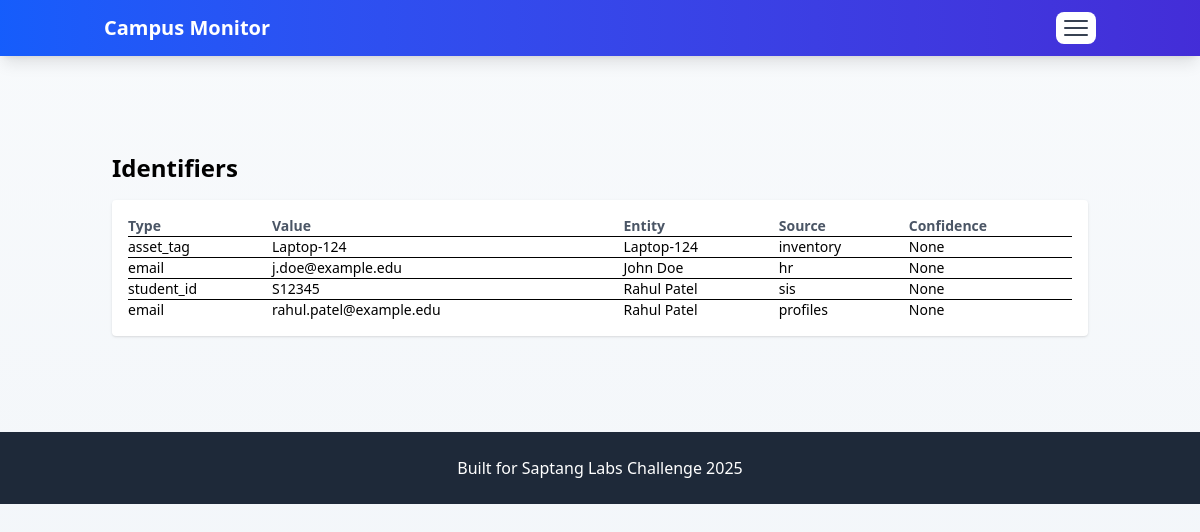
The page /identifiers/ on the database its author committed.
### campus_monitor/dashboard/models.py (models this page shows, shortened)
class Identifier(models.Model):
	entity = models.ForeignKey(Entity, related_name='identifiers', on_delete=models.CASCADE)
	id_type = models.CharField(max_length=100)  # e.g., 'card_id', 'email', 'device_hash', 'face_id'
	id_value = models.CharField(max_length=500, db_index=True)
	source = models.CharField(max_length=200, blank=True)  # which system provided this id
	confidence = models.FloatField(null=True, blank=True)
	metadata = models.JSONField(blank=True, null=True)
	created_at = models.DateTimeField(default=timezone.now)
	class Meta:
		unique_together = (('id_type', 'id_value'),)

class Entity(models.Model):
	name = models.CharField(max_length=200)
	entity_type = models.CharField(max_length=100, blank=True)
	last_seen = models.DateTimeField(null=True, blank=True)
	status = models.CharField(max_length=100, blank=True)
	confidence = models.FloatField(null=True, blank=True)
	metadata = models.JSONField(blank=True, null=True)
	created_at = models.DateTimeField(default=timezone.now)
	updated_at = models.DateTimeField(auto_now=True)
	class Meta:
		ordering = ['-last_seen', '-updated_at']

### campus_monitor/dashboard/views.py (the view)
# urls.py: path('identifiers/', views.identifiers_list, name='identifiers_list'),
def identifiers_list(request):
    ids = Identifier.objects.select_related('entity').order_by('-created_at')[:500]
    return render(request, 'dashboard/identifiers.html', {'identifiers': ids})

### campus_monitor/dashboard/context_processors.py (called while the page is built)
def server_date(request):
    server_dt = timezone.now()
    if TimelineEvent is not None:
        try:
            latest = TimelineEvent.objects.order_by('-timestamp').first()
            if latest and latest.timestamp:
                server_dt = latest.timestamp
        except Exception:
            pass
    user_is_staff = False
    try:
        if request.user.is_authenticated:
            prof = getattr(request.user, 'profile', None)
            if prof and getattr(prof, 'role', None) in ('Staff', 'Admin'):
                user_is_staff = True
            else:
                user_is_staff = getattr(request.user, 'is_staff', False)
    except Exception:
        user_is_staff = getattr(request.user, 'is_staff', False)
    return {'server_date': server_dt, 'user_is_staff': user_is_staff}

### campus_monitor/dashboard/templates/dashboard/identifiers.html
{% extends 'dashboard/base.html' %}
{% block content %}
<div class="container mx-auto px-6 py-12">
  <h1 class="text-2xl font-bold mb-4">Identifiers</h1>
  <div class="bg-white rounded shadow p-4">
    <table class="w-full text-sm">
      <thead>
        <tr class="text-left text-gray-600">
          <th>Type</th><th>Value</th><th>Entity</th><th>Source</th><th>Confidence</th>
        </tr>
      </thead>
      <tbody>
        {% for id in identifiers %}
        <tr class="border-t">
          <td>{{ id.id_type }}</td>
          <td class="font-mono">{{ id.id_value }}</td>
          <td><a href="{% url 'entity_detail' id.entity.id %}">{{ id.entity.name }}</a></td>
          <td>{{ id.source }}</td>
          <td>{{ id.confidence }}</td>
        </tr>
        {% empty %}
        <tr><td colspan="5">No identifiers</td></tr>
        {% endfor %}
      </tbody>
    </table>
  </div>
</div>
{% endblock %}

### campus_monitor/dashboard/static/dashboard/theme.css (style rules this page uses)
:root { --brand-1: #2563eb; --brand-2: #4f46e5; --muted: #6b7280; --card-bg: #ffffff; --surface: #f8fafc; }
body { background: linear-gradient(180deg, var(--surface) 0%, #f1f5f9 100%); }

### rows shown on the page
Identifier: id_type "asset_tag", id_value "Laptop-124", entity.name "Laptop-124", source "inventory", confidence "None"
Identifier: id_type "email", id_value "j.doe@example.edu", entity.name "John Doe", source "hr", confidence "None"
Identifier: id_type "student_id", id_value "S12345", entity.name "Rahul Patel", source "sis", confidence "None"
Identifier: id_type "email", id_value "rahul.patel@example.edu", entity.name "Rahul Patel", source "profiles", confidence "None"
